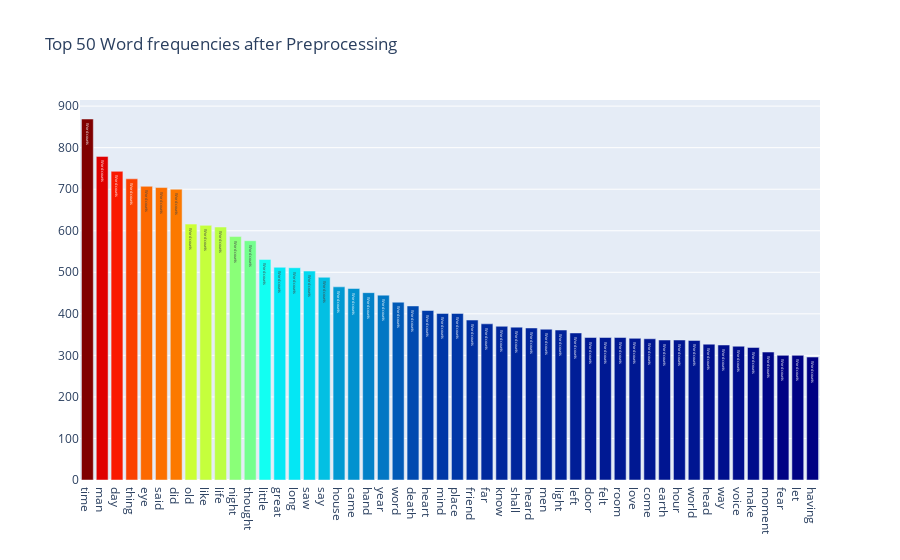
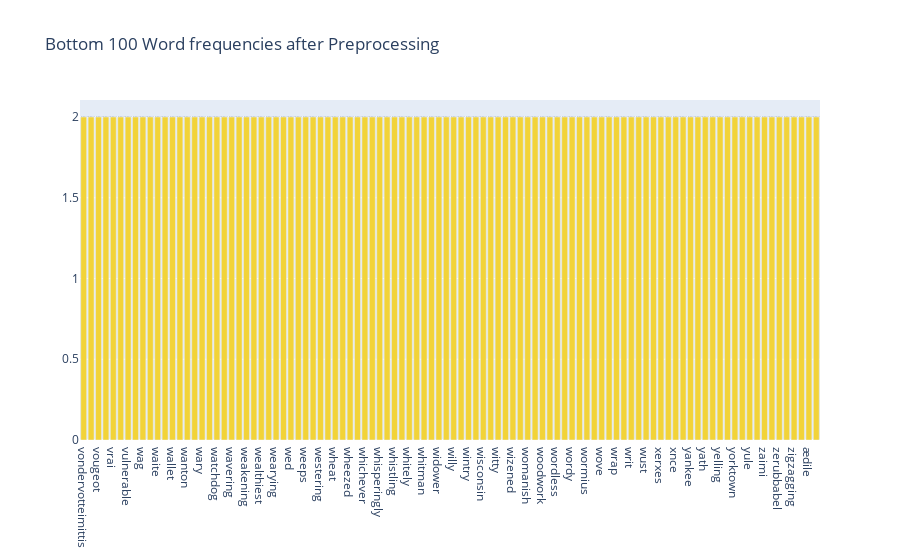

Write notebook code for charts like these, in order.
### Code cell
# Revisiting our Term frequencies

# Having implemented our lemmatized count vectorizer, 
# let us revist plots for term frquencies of top 50 words (by frequency). 
# As you can see from plot, all our prior preprocessing efforts have not gone to waste. 
# With removal of stopwords, remaining words seem much more meaningful 
# where you can see that all stopwords in earlier term frequency plot

feature_names = tf_vectorizer.get_feature_names()
count_vec = np.asarray(tf.sum(axis=0)).ravel()
zipped = list(zip(feature_names, count_vec))
x, y = (list(x) for x in zip(*sorted(zipped, key=lambda x: x[1], reverse=True)))



# Now I want to extract out on the top 15 and bottom 15 words
Y = np.concatenate([y[0:15], y[-16:-1]])
X = np.concatenate([x[0:15], x[-16:-1]])

# Plotting the Plot.ly plot for the Top 50 word frequencies
data = [go.Bar(
            x = x[0:50],
            y = y[0:50],
            marker= dict(colorscale='Jet',
                         color = y[0:50]
                        ),
            text='Word counts'
    )]
layout = go.Layout(
    title='Top 50 Word frequencies after Preprocessing'
)

fig = go.Figure(data=data, layout=layout)

py.iplot(fig, filename='basic-bar')

# Plotting the Plot.ly plot for the Top 50 word frequencies
data = [go.Bar(
            x = x[-100:],
            y = y[-100:],
            marker= dict(colorscale='Portland',
                         color = y[-100:]
                        ),
            text='Word counts'
    )]

layout = go.Layout(
    title='Bottom 100 Word frequencies after Preprocessing'
)

fig = go.Figure(data=data, layout=layout)

py.iplot(fig, filename='basic-bar')

### Figure 1 — Plotly figure (JSON) as saved in the notebook; plotly's stock layout.template omitted (floating-point values rounded to 4 significant figures)
{"data": [{"marker": {"color": [869, 779, 743, 725, 707, 704, 700, 616, 613, 609, 586, 576, 531, 512, 511, 503, 488, 465, 461, 451, 445, 428, 419, 408, 401, 401, 385, 376, 370, 368, 366, 363, 361, 354, 343, 343, 343, 341, 340, 337, 337, 336, 327, 325, 322, 319, 308, 300, 300, 296], "colorscale": [[0, "rgb(0,0,131)"], [0.2, "rgb(0,60,170)"], [0.4, "rgb(5,255,255)"], [0.6, "rgb(255,255,0)"], [0.8, "rgb(250,0,0)"], [1, "rgb(128,0,0)"]]}, "text": "Word counts", "type": "bar", "x": ["time", "man", "day", "thing", "eye", "said", "did", "old", "like", "life", "night", "thought", "little", "great", "long", "saw", "say", "house", "came", "hand", "year", "word", "death", "heart", "mind", "place", "friend", "far", "know", "shall", "heard", "men", "light", "left", "door", "felt", "room", "love", "come", "earth", "hour", "world", "head", "way", "voice", "make", "moment", "fear", "let", "having"], "y": [869, 779, 743, 725, 707, 704, 700, 616, 613, 609, 586, 576, 531, 512, 511, 503, 488, 465, 461, 451, 445, 428, 419, 408, 401, 401, 385, 376, 370, 368, 366, 363, 361, 354, 343, 343, 343, 341, 340, 337, 337, 336, 327, 325, 322, 319, 308, 300, 300, 296]}], "layout": {"title": {"text": "Top 50 Word frequencies after Preprocessing"}}}

### Figure 2 — Plotly figure (JSON) as saved in the notebook; plotly's stock layout.template omitted (floating-point values rounded to 4 significant figures)
{"data": [{"marker": {"color": [2, 2, 2, 2, 2, 2, 2, 2, 2, 2, 2, 2, 2, 2, 2, 2, 2, 2, 2, 2, 2, 2, 2, 2, 2, 2, 2, 2, 2, 2, 2, 2, 2, 2, 2, 2, 2, 2, 2, 2, 2, 2, 2, 2, 2, 2, 2, 2, 2, 2, 2, 2, 2, 2, 2, 2, 2, 2, 2, 2, 2, 2, 2, 2, 2, 2, 2, 2, 2, 2, 2, 2, 2, 2, 2, 2, 2, 2, 2, 2, 2, 2, 2, 2, 2, 2, 2, 2, 2, 2, 2, 2, 2, 2, 2, 2, 2, 2, 2, 2], "colorscale": [[0, "rgb(12,51,131)"], [0.25, "rgb(10,136,186)"], [0.5, "rgb(242,211,56)"], [0.75, "rgb(242,143,56)"], [1, "rgb(217,30,30)"]]}, "text": "Word counts", "type": "bar", "x": ["vondervotteimittis", "votary", "vougeot", "vowel", "vrai", "vulgarly", "vulnerable", "waddle", "wag", "wainscot", "waite", "wale", "wallet", "wane", "wanton", "warn", "wary", "wast", "watchdog", "waver", "wavering", "waylayings", "weakening", "wealthier", "wealthiest", "wearily", "wearying", "webbed", "wed", "weekly", "weeps", "well", "westering", "westmorland", "wheat", "wheeled", "wheezed", "whereof", "whichever", "whir", "whisperingly", "whistle", "whistling", "whit", "whitely", "whitened", "whitman", "wholesale", "widower", "wield", "willy", "windward", "wintry", "wiping", "wisconsin", "wither", "witty", "wizardry", "wizened", "wolejko", "womanish", "womb", "woodwork", "woolwich", "wordless", "wordsworth", "wordy", "worker", "wormius", "wouldst", "wove", "wraith", "wrap", "wrestled", "writ", "wudn", "wust", "xari", "xerxes", "xii", "xnce", "xwl", "yankee", "yarn", "yath", "yea", "yelling", "yoke", "yorktown", "youngish", "yule", "yuletide", "zaimi", "zar", "zerubbabel", "zigzag", "zigzagging", "zodiacal", "ædile", "æronaut"], "y": [2, 2, 2, 2, 2, 2, 2, 2, 2, 2, 2, 2, 2, 2, 2, 2, 2, 2, 2, 2, 2, 2, 2, 2, 2, 2, 2, 2, 2, 2, 2, 2, 2, 2, 2, 2, 2, 2, 2, 2, 2, 2, 2, 2, 2, 2, 2, 2, 2, 2, 2, 2, 2, 2, 2, 2, 2, 2, 2, 2, 2, 2, 2, 2, 2, 2, 2, 2, 2, 2, 2, 2, 2, 2, 2, 2, 2, 2, 2, 2, 2, 2, 2, 2, 2, 2, 2, 2, 2, 2, 2, 2, 2, 2, 2, 2, 2, 2, 2, 2]}], "layout": {"title": {"text": "Bottom 100 Word frequencies after Preprocessing"}}}
